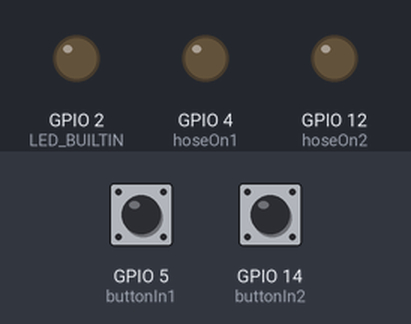
Simulated run of this sketch. Board: ESP8266 (NodeMCU). Shown: output pins drawn as LEDs (lit = HIGH, except the on-board LED, lit = LOW). Dashed ring = blinking. The test bench sets the inputs (shaded band); at power-on: GPIO 5 (buttonIn1) LOW, GPIO 14 (buttonIn2) LOW. WiFi joins after 1.5 s; servers stay silent unless stated; network time is answered at once with the bench clock; the local clock reads 2024-03-15 10:24:30 at power-on unless the sketch sets it; what the sketch prints to the serial monitor is not drawn.

Above: at 2.7 s.
2.8 s: GPIO 5 (buttonIn1) pulled HIGH for 0.15 s
At 3.8 s:
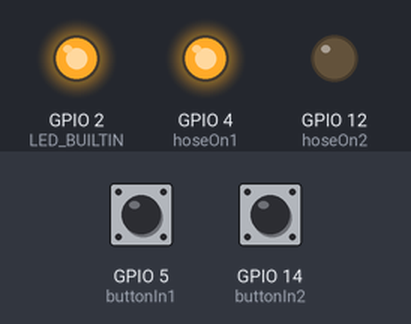
5.9 s: GPIO 14 (buttonIn2) pulled HIGH for 0.15 s
At 6.8 s:
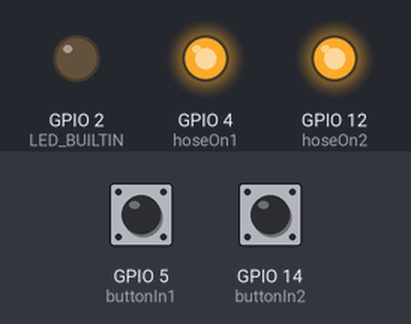
9.0 s: GPIO 5 (buttonIn1) pulled HIGH for 1 s
At 10.5 s:
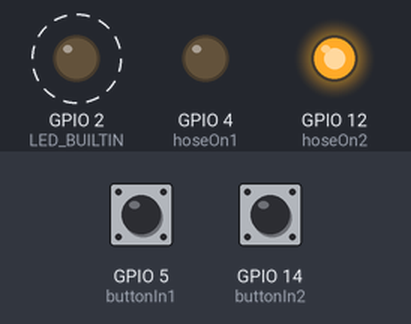
13.0 s: GPIO 5 (buttonIn1) pulled HIGH for 3.2 s
At 13.8 s:
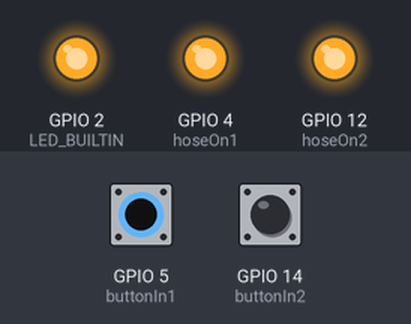
19.2 s: GPIO 14 (buttonIn2) pulled HIGH for 1 s
At 23.9 s:
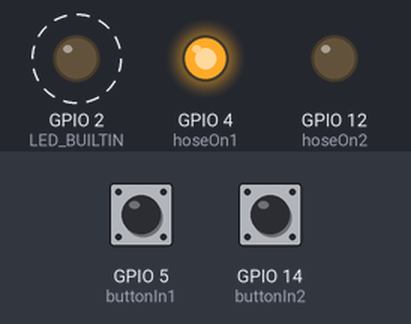
Timing chart, 0 to 24.2 s (numbered marks = the images above; inputs shaded):
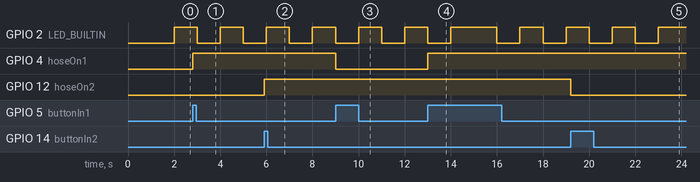

Measured:
- after the input at 2.8 s, GPIO 4 (hoseOn1): LOW → HIGH at once
- after the input at 5.9 s, GPIO 12 (hoseOn2): LOW → HIGH at once
- after the input at 9.0 s, GPIO 4 (hoseOn1): HIGH → LOW at once
- after the input at 13.0 s, GPIO 4 (hoseOn1): LOW → HIGH at once
- after the input at 19.2 s, GPIO 12 (hoseOn2): HIGH → LOW at once

The sketch:

sprink_ntp_2x.ino
```cpp
#include <NTPClient.h>
#include <ESP8266WiFi.h>
#include <WiFiUdp.h>

//Initialize user modifiable variables
int hoseOn1 = 4;        //GPIO4 is D2 on the board
int buttonIn1 = 5;      //GPIO5 is D1 on the board
int hoseOnHour1 = 6;
int hoseOnMinute1 = 0;
int hoseOn2 = 12;        //GPIO12 is D6 on the board
int buttonIn2 = 14;      //GPIO14 is D5 on the board
int hoseOnHour2 = 6;
int hoseOnMinute2 = 15;
long dwellMin = 15;
long debounce = 200;
const char *ssid     = "Skynetwork";
const char *password = "Ri9Is9Lo3";

//Initialize non-user modifiable variables
bool test = false;
bool state = false;
bool autoStart1 = false;
bool autoStart2 = false;
long dwellMillis;
long clockUpdateTime;
long minMillis;
long hourMillis;
int hours;
int minutes;
String day;
unsigned long onTime1;
unsigned long onTime2;
unsigned long myTime;
char daysOfTheWeek[7][12] = {"Sunday", "Monday", "Tuesday", "Wednesday", "Thursday", "Friday", "Saturday"};

//Initialize constants
long millisPerSec = 1000;
long secPerMin = 60;
long minPerHour = 60;
unsigned long clockTimer = 0;
volatile unsigned long last_millis = 0;
const long utcOffsetInSeconds = -14400;

//Initialize objects
WiFiUDP ntpUDP;
NTPClient timeClient(ntpUDP, "pool.ntp.org", utcOffsetInSeconds);

//Declare functions
void getTime();
void hoseOn(int, unsigned long *);
void hoseOff(int);
void hoseToggle();

void setup(){

  //Set hardware
  pinMode(LED_BUILTIN, OUTPUT);
  pinMode(hoseOn1, OUTPUT);
  digitalWrite(hoseOn1, LOW);
  pinMode(buttonIn1, INPUT);
  pinMode(hoseOn2, OUTPUT);
  digitalWrite(hoseOn2, LOW);
  pinMode(buttonIn2, INPUT);
  Serial.begin(115200);

  //Set interrupt for debouncing PB
  attachInterrupt(digitalPinToInterrupt(buttonIn1), debounceButt1, RISING);
  attachInterrupt(digitalPinToInterrupt(buttonIn2), debounceButt2, RISING);

  //Calculate program constants
  dwellMillis = millisPerSec*secPerMin*dwellMin;
  minMillis = millisPerSec*secPerMin;
  hourMillis = millisPerSec*secPerMin*minPerHour;
  clockUpdateTime = millisPerSec*secPerMin;

  //Initialize wi-fi
  WiFi.begin(ssid, password);

  while ( WiFi.status() != WL_CONNECTED ) {
    delay ( 500 );
    Serial.print ( "." );
  }

  //Initialize time values
  timeClient.begin();
  getTime();
}

void loop() {

  //Update time as per specified period
  if (millis()- clockTimer >= clockUpdateTime)
    getTime();

  //Get 1 second value
  myTime = millis()%1000;

  //Set variable false if not exactly 1 second
  if (myTime != 0 ){
    test = false;
  }

  //If exactly 1 second has passed, toggle onboard LED and display runtime
  if (myTime == 0 && !test){
    test = true;
    state=!state;
    digitalWrite(LED_BUILTIN, state);
    if (digitalRead(hoseOn1)){

      Serial.print("Sprinkler1 on time is ");
      Serial.print((millis()- onTime1)/(millisPerSec*secPerMin));
      Serial.print(" minute(s) and ");
      Serial.print((millis()- onTime1)%(millisPerSec*secPerMin)/millisPerSec);
      Serial.println(" second(s)");
    }

    if (digitalRead(hoseOn2)){

      Serial.print("Sprinkler2 on time is ");
      Serial.print((millis()- onTime2)/(millisPerSec*secPerMin));
      Serial.print(" minute(s) and ");
      Serial.print((millis()- onTime2)%(millisPerSec*secPerMin)/millisPerSec);
      Serial.println(" second(s)");
    }
  }

  //Set hose on if current time matches requested time
  if (hours == hoseOnHour1 && minutes == hoseOnMinute1 && !autoStart1){
    autoStart1 = true;
    hoseOn(hoseOn1, &onTime1);
  }

  //Turn hose off after 15 minutes regardless of requested start source
  if (millis() - onTime1 >= dwellMillis && digitalRead(hoseOn1)){
    autoStart1 = false;
    hoseOff(hoseOn1);
  }

  //Set hose on if current time matches requested time
  if (hours == hoseOnHour2 && minutes == hoseOnMinute2 && !autoStart2){
    autoStart2 = true;
    hoseOn(hoseOn2, &onTime2);
  }

  //Turn hose off after 15 minutes regardless of requested start source
  if (millis() - onTime2 >= dwellMillis && digitalRead(hoseOn2)){
    autoStart2 = false;
    hoseOff(hoseOn2);
  }

}

void getTime(){ //Function to perform time maintenance

  timeClient.update();
  clockTimer = millis();
  day = daysOfTheWeek[timeClient.getDay()];
  hours = timeClient.getHours();
  minutes = timeClient.getMinutes();

//  Serial.print(day);
//  Serial.print(", ");
//  Serial.print(hours);
//  Serial.print(":");
//  Serial.println(minutes);

  return;
}

void hoseOn(int relay, unsigned long *timeT){ //Function to turn hose ON, initialize start time, and write out ON! message

  digitalWrite(relay, HIGH);
  Serial.write("ON!\n");
  *timeT = millis();

  return;

}

void hoseOff(int relay){ //Function to turn hose OFF and write out OFF! message

  digitalWrite(relay, LOW);
  Serial.write("OFF!\n");

  return;

}

void hoseToggle(int relay, unsigned long *timeT){ //Function called by button debounce to toggle current state of hose

  if (!digitalRead(relay))
    hoseOn(relay, timeT);

  else
    hoseOff(relay);

  return;

}

ICACHE_RAM_ATTR void debounceButt1(){ //Debounce function called as ISR by interrupt attached to PB

  if((long)(millis() - last_millis) >= debounce) {
    hoseToggle(hoseOn1, &onTime1);
    last_millis = millis();
  }

}

ICACHE_RAM_ATTR void debounceButt2(){ //Debounce function called as ISR by interrupt attached to PB

  if((long)(millis() - last_millis) >= debounce) {
    hoseToggle(hoseOn2, &onTime2);
    last_millis = millis();
  }

}
```
